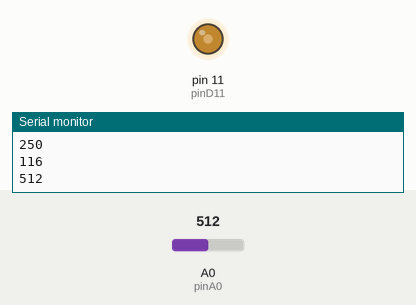
Recording of a sketch running on a simulated Arduino Uno, built with avr-gcc and run on an emulated ATmega328P. Parts: output pins drawn as LEDs (lit = HIGH), the last lines printed to the serial monitor. The inputs (shaded band) are chosen by the test bench; at power-on: A0 (pinA0) = 512.

Above: at 1.2 s.
1.3 s: A0 (pinA0) set to 0
At 3.3 s:
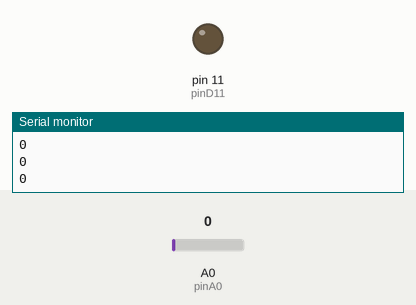
4.1 s: A0 (pinA0) set to 260
At 5.81 s:
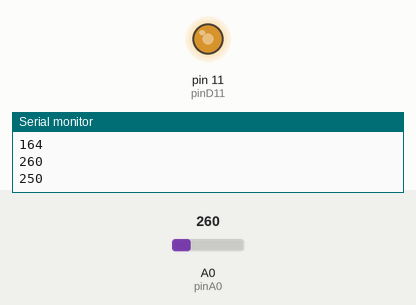
At 7.6 s:
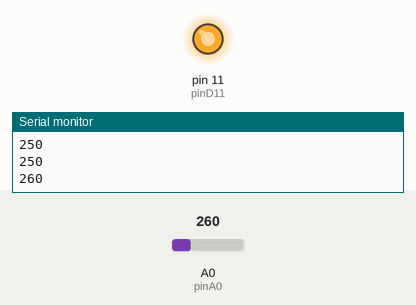
Timing chart, 0 to 9.1 s (numbered marks = the images above; inputs shaded):
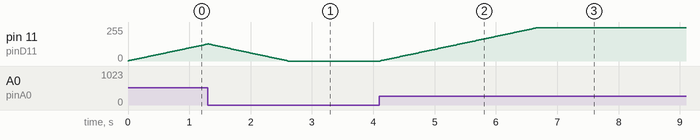

The sketch:

pwm_read_write.ino
```cpp
int pinD11 = 11;
int pinA0 = A0;

void setup()
{
  // PWM output
  pinMode(pinD11, OUTPUT);
  // serial baud rate 9600
  Serial.begin(9600);
}


void loop()
{
  static int cmd_mem = 0;
  int cmd = analogRead(pinA0); // read resistor


  Serial.println(cmd); // display command

  // saturation
  if( cmd <= 0 )
  {
    cmd = 0 ;
  }
  else if (cmd >= 250)
  {
    cmd = 250;
  }

  int del_cmd = cmd - cmd_mem;

  Serial.println(cmd); // display command


  // cmd rate limit +-5/step,
  if(del_cmd >= 2)
  {
    cmd = cmd_mem + 2;
  }
  else if (del_cmd <= -2)
  {
    cmd = cmd_mem - 2;
  }
  cmd_mem = cmd ; // refresh command memory to cmd

  Serial.println(cmd); // display command


  analogWrite(pinD11, cmd); // PWM

  delay (20); // pwm delay for 5 ms


}
```

Measured:
- after the input at 4.1 s, pin 11 (pinD11): moves from 0/255 to 250/255 over 2.6 s, starting at once
